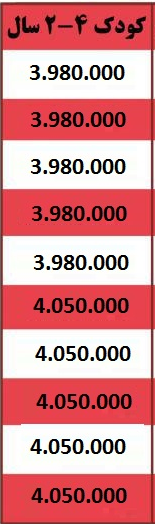
#> input picture sample/orig/01-col-with-border.png, 155 x 524 px, found by its file name
$ jupyter execute morph.ipynb
#> lines starting #> are read from the running program, lines starting #| are printed output that depends on the picture; after the words box and inside, x2 and y2 are one past the last pixel; in counts of white or black regions, pixels touching at a corner belong together
This notebook is heavily inspired/copypastaed from https://stackoverflow.com/questions/50829874/how-to-find-table-like-structure-in-image

[cell 1]
# core
import cv2
import matplotlib.pyplot as plt
# helpers
from pathlib import Path
import os

# This only works if there's only one table on a page
# Important parameters:
#  - morph_size
#  - min_text_height_limit
#  - max_text_height_limit
#  - cell_threshold
#  - min_columns

[cell 2]
def pre_process_image(img, save_in_file, threshold='gauss', morph_size=(3, 3), iterations=5):
    # get rid of the color
    pre = cv2.cvtColor(img, cv2.COLOR_BGR2GRAY)
    # smooth image
    pre = cv2.GaussianBlur(pre, (3,3), 0)
    # threshold
    if threshold == 'gauss':
        pre = cv2.adaptiveThreshold(pre, 255, cv2.ADAPTIVE_THRESH_GAUSSIAN_C,
                            cv2.THRESH_BINARY, 11, 5)
    elif threshold == 'otsu':
        # Otsu threshold
        pre = cv2.threshold(pre, 250, 255, cv2.THRESH_BINARY + cv2.THRESH_OTSU)[1]
    # dilate the text to make it solid spot
    cpy = pre.copy()
    struct = cv2.getStructuringElement(cv2.MORPH_RECT, morph_size)
    cpy = cv2.dilate(~cpy, struct, anchor=(-1, -1), iterations=iterations)
    pre = ~cpy

    if save_in_file is not None:
        cv2.imwrite(save_in_file, pre)
    return pre

[cell 3]
def find_text_boxes(pre, min_text_height_limit=6, max_text_height_limit=40):
    # Looking for the text spots contours
    contours, hierarchy = cv2.findContours(pre, cv2.RETR_LIST, cv2.CHAIN_APPROX_SIMPLE)

    # Getting the texts bounding boxes based on the text size assumptions
    boxes = []
    for contour in contours:
        box = cv2.boundingRect(contour)
        h = box[3]

        if min_text_height_limit < h < max_text_height_limit:
            boxes.append(box)

    return boxes

[cell 4]
def find_table_in_boxes(boxes, cell_threshold=10, min_columns=2):
    rows = {}
    cols = {}

    # Clustering the bounding boxes by their positions
    for box in boxes:
        (x, y, w, h) = box
        col_key = x // cell_threshold
        row_key = y // cell_threshold
        cols[row_key] = [box] if col_key not in cols else cols[col_key] + [box]
        rows[row_key] = [box] if row_key not in rows else rows[row_key] + [box]

    # Filtering out the clusters having less than 2 cols
    table_cells = list(filter(lambda r: len(r) >= min_columns, rows.values()))
    # Sorting the row cells by x coord
    table_cells = [list(sorted(tb)) for tb in table_cells]
    # Sorting rows by the y coord
    table_cells = list(sorted(table_cells, key=lambda r: r[0][1]))

    return table_cells

[cell 5]
def build_lines(table_cells):
    if table_cells is None or len(table_cells) <= 0:
        return [], []

    max_last_col_width_row = max(table_cells, key=lambda b: b[-1][2])
    max_x = max_last_col_width_row[-1][0] + max_last_col_width_row[-1][2]

    min_x = max(table_cells, key=lambda b: b[-1][2])[-1][0]

    max_last_row_height_box = max(table_cells[-1], key=lambda b: b[3])
    max_y = max_last_row_height_box[1] + max_last_row_height_box[3]

    hor_lines = []
    ver_lines = []

    for box in table_cells:
        x = box[0][0]
        y = box[0][1]
        hor_lines.append((min_x, y, max_x, y))

    for box in table_cells[0]:
        x = box[0]
        y = box[1]
        ver_lines.append((min_x, y, min_x, max_y))

    (x, y, w, h) = table_cells[0][-1]
    ver_lines.append((max_x, y, max_x, max_y))
    (x, y, w, h) = table_cells[0][0]
    hor_lines.append((min_x, max_y, max_x, max_y))

    return hor_lines, ver_lines

[cell 6]
in_file = Path('sample/orig/01-col-with-border.png').as_posix()
pre_file = Path('notebooks/03-pre.jpg').as_posix()
out_file = Path('notebooks/03-final.jpg').as_posix()

img = cv2.imread(in_file)
#> img is the input picture: shape (524, 155, 3); mean B, G, R 142.1, 138.5, 213.9

pre_processed = pre_process_image(img, pre_file, threshold='gauss', morph_size=(3, 3), iterations=3)
#> in pre_process_image, `pre = cv2.adaptiveThreshold(pre, 255, cv2.ADAPTIVE_THRESH_GAUSSIAN_C, ..`:
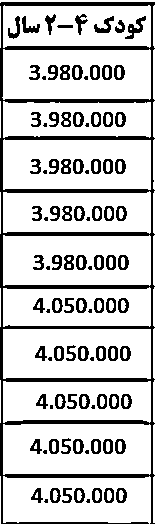
#> pre: shape (524, 155); 79.5% white; 99 black regions (20 under 20 px), largest, box (x1, y1, x2, y2) and area: (0, 2, 155, 524) 8887, (125, 16, 146, 39) 176, (94, 16, 114, 33) 144
#> in pre_process_image, `cpy = cv2.dilate(~cpy, struct, anchor=(-1, -1), iterations=iterations)`: cpy: shape (524, 155); 56.6% white; 13 black regions (1 under 20 px), largest, box (x1, y1, x2, y2) and area: (6, 427, 148, 471) 4195, (6, 332, 148, 375) 4078, (6, 143, 148, 186) 4048
#> in pre_process_image, `pre = ~cpy`: pre: shape (524, 155); 43.4% white; 13 white regions (1 under 20 px)
text_boxes = find_text_boxes(pre_processed, min_text_height_limit=6, max_text_height_limit=40)
#> in find_text_boxes, `contours, hierarchy = cv2.findContours(pre, cv2.RETR_LIST, cv2.CHAIN_A..`: contours = 23 contours, 1 with area under 20; largest, box (x1, y1, x2, y2) and area: (6, 427, 148, 471) 6039, (6, 332, 148, 375) 5922, (6, 239, 148, 282) 5922, (6, 143, 148, 186) 5922, (6, 53, 148, 96) 5922
#> the loop in find_text_boxes, `for contour in contours:` made 23 passes
#> (box, h) on passes 1, 2, 3, 4, 5, 6, 7, 9, 10, 11, 13, 15: ((27, 484, 104, 23), 23), ((6, 481, 142, 39), 39), ((26, 434, 104, 24), 24), ((6, 427, 142, 44), 44), ((32, 390, 104, 23), 23), ((6, 385, 142, 33), 33), ((31, 341, 104, 24), 24), ((29, 294, 104, 23), 23), ((6, 292, 142, 31), 31), ((29, 251, 104, 23), 23), ((28, 202, 103, 23), 23), ((26, 155, 104, 23), 23)
#> (contour, box, h) on passes 8, 12, 14, 16, 20: ([[6, 332], [6, 374], [147, 374], [147, 332]], (6, 332, 142, 43), 43), ([[6, 239], [6, 281], [147, 281], [147, 239]], (6, 239, 142, 43), 43), ([[6, 196], [6, 228], [147, 228], [147, 196]], (6, 196, 142, 33), 33), ([[6, 143], [6, 185], [147, 185], [147, 143]], (6, 143, 142, 43), 43), ([[6, 53], [6, 95], [147, 95], [147, 53]], (6, 53, 142, 43), 43)
#> after the loop in find_text_boxes, `for contour in contours:`: boxes = 17 items, first 6: (27, 484, 104, 23), (6, 481, 142, 39), (26, 434, 104, 24), (32, 390, 104, 23), (6, 385, 142, 33), (31, 341, 104, 24)
#> text_boxes has the same summary as boxes in find_text_boxes
cells = find_table_in_boxes(text_boxes, cell_threshold=10, min_columns=1)
#> the loop in find_table_in_boxes, `for box in boxes:` made 17 passes
#> (x, y, w, h, col_key, row_key) on passes 1 to 12: (27, 484, 104, 23, 2, 48), (6, 481, 142, 39, 0, 48), (26, 434, 104, 24, 2, 43), (32, 390, 104, 23, 3, 39), (6, 385, 142, 33, 0, 38), (31, 341, 104, 24, 3, 34), (29, 294, 104, 23, 2, 29), (6, 292, 142, 31, 0, 29), (29, 251, 104, 23, 2, 25), (28, 202, 103, 23, 2, 20), (6, 196, 142, 33, 0, 19), (26, 155, 104, 23, 2, 15)
#> after the loop in find_table_in_boxes, `for box in boxes:`: cols = 14 items
#> cells = 14 items
hor_lines, ver_lines = build_lines(cells)
#> in build_lines, `max_last_col_width_row = max(table_cells, key=lambda b: b[-1][2])`: max_last_col_width_row = [(6, 9, 142, 16)]
#> in build_lines, `max_x = max_last_col_width_row[-1][0] + max_last_col_width_row[-1][2]`: max_x = 148
#> in build_lines, `min_x = max(table_cells, key=lambda b: b[-1][2])[-1][0]`: min_x = 6
#> in build_lines, `max_last_row_height_box = max(table_cells[-1], key=lambda b: b[3])`: max_last_row_height_box = (6, 481, 142, 39)
#> in build_lines, `max_y = max_last_row_height_box[1] + max_last_row_height_box[3]`: max_y = 520
#> the loop in build_lines, `for box in table_cells:` made 14 passes
#> (box, x, y) on passes 1 to 12: ([(6, 9, 142, 16)], 6, 9), ([(6, 24, 142, 19)], 6, 24), ([(25, 61, 104, 23)], 25, 61), ([(6, 105, 142, 28), (27, 108, 103, 23)], 6, 105), ([(26, 155, 104, 23)], 26, 155), ([(6, 196, 142, 33)], 6, 196), ([(28, 202, 103, 23)], 28, 202), ([(29, 251, 104, 23)], 29, 251), ([(6, 292, 142, 31), (29, 294, 104, 23)], 6, 292), ([(31, 341, 104, 24)], 31, 341), ([(6, 385, 142, 33)], 6, 385), ([(32, 390, 104, 23)], 32, 390)
#> after the loop in build_lines, `for box in table_cells:`: hor_lines = 14 items, first 6: (6, 9, 148, 9), (6, 24, 148, 24), (6, 61, 148, 61), (6, 105, 148, 105), (6, 155, 148, 155), (6, 196, 148, 196)
#> the loop in build_lines, `for box in table_cells[0]:` made 1 pass
#> after the loop in build_lines, `for box in table_cells[0]:`: ver_lines = [(6, 9, 6, 520)]
#> in build_lines, `(x, y, w, h) = table_cells[0][-1]`: w = 142; h = 16
#> hor_lines = 15 items, first 6: (6, 9, 148, 9), (6, 24, 148, 24), (6, 61, 148, 61), (6, 105, 148, 105), (6, 155, 148, 155), (6, 196, 148, 196); ver_lines = [(6, 9, 6, 520), (148, 9, 148, 520)]

# Visualize the result
vis = img.copy()

# for box in text_boxes:
#     (x, y, w, h) = box
#     cv2.rectangle(vis, (x, y), (x + w - 2, y + h - 2), (0, 255, 0), 1)

for line in hor_lines:
    [x1, y1, x2, y2] = line
    cv2.line(vis, (x1, y1), (x2, y2), (0, 0, 255), 1)
#> this loop made 15 passes
#> (line, y1, y2) on passes 1 to 12: ((6, 9, 148, 9), 9, 9), ((6, 24, 148, 24), 24, 24), ((6, 61, 148, 61), 61, 61), ((6, 105, 148, 105), 105, 105), ((6, 155, 148, 155), 155, 155), ((6, 196, 148, 196), 196, 196), ((6, 202, 148, 202), 202, 202), ((6, 251, 148, 251), 251, 251), ((6, 292, 148, 292), 292, 292), ((6, 341, 148, 341), 341, 341), ((6, 385, 148, 385), 385, 385), ((6, 390, 148, 390), 390, 390)
#> vis: shape (524, 155, 3); 2.64% of pixels changed, all inside (x1, y1, x2, y2) = (6, 9, 149, 521)

for line in ver_lines:
    [x1, y1, x2, y2] = line
    cv2.line(vis, (x1, y1), (x2, y2), (0, 0, 255), 1)
#> this loop made 2 passes
#> vis: shape (524, 155, 3); mean B, G, R 136.6, 133.2, 214.6

cv2.imwrite(out_file, vis)

# show pre and output images side by side
fig = plt.figure(figsize=(12, 12))
ax = fig.add_subplot(1, 2, 1)
ax.imshow(plt.imread(pre_file), cmap='gray')
ax.set_title('preprocessed')
ax = fig.add_subplot(1, 2, 2)
ax.imshow(plt.imread(out_file), cmap='gray')
ax.set_title('final')
plt.show()

[cell 7]
in_file = Path('sample/orig/03-col-wo-border.png').as_posix()
pre_file = Path('notebooks/03-pre.jpg').as_posix()
out_file = Path('notebooks/03-final.jpg').as_posix()

img = cv2.imread(in_file)
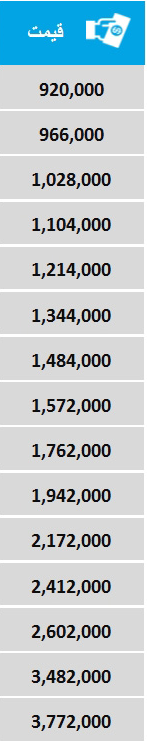
#> input picture sample/orig/03-col-wo-border.png, 147 x 741 px, found by its file name
#> img is the input picture: shape (741, 147, 3); mean B, G, R 208.4, 203.4, 191.1

pre_processed = pre_process_image(img, pre_file, threshold='otsu', morph_size=(3, 3), iterations=3)
#> call 2 of pre_process_image, with save_in_file = 'notebooks/03-pre.jpg', threshold = 'otsu', morph_size = (3, 3), iterations = 3
#> in pre_process_image (call 2), `pre = cv2.threshold(pre, 250, 255, cv2.THRESH_BINARY + cv2.THRESH_OTSU..`:
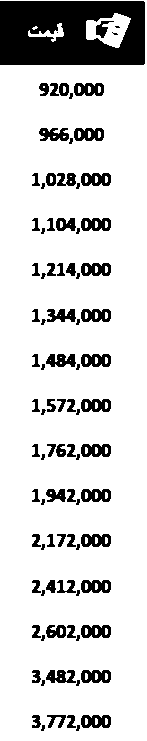
#> pre: shape (741, 147); 83.9% white; 92 black regions (31 under 20 px), largest, box (x1, y1, x2, y2) and area: (0, 1, 145, 65) 8018, (74, 83, 104, 96) 290, (74, 128, 104, 141) 290
#> in pre_process_image (call 2), `struct = cv2.getStructuringElement(cv2.MORPH_RECT, morph_size)`: struct = [[1, 1, 1], [1, 1, 1], [1, 1, 1]]
#> in pre_process_image (call 2), `cpy = cv2.dilate(~cpy, struct, anchor=(-1, -1), iterations=iterations)`:
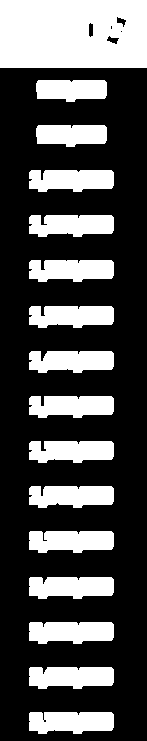
#> cpy: shape (741, 147); 31% white; 16 white regions, largest, box (x1, y1, x2, y2) and area: (0, 0, 147, 68) 9846, (29, 622, 114, 644) 1648, (29, 712, 114, 734) 1643
#> in pre_process_image (call 2), `pre = ~cpy`: pre: shape (741, 147); 69% white; 16 black regions
text_boxes = find_text_boxes(pre_processed, min_text_height_limit=6, max_text_height_limit=40)
#> in find_text_boxes (call 2), `contours, hierarchy = cv2.findContours(pre, cv2.RETR_LIST, cv2.CHAIN_A..`: contours = 21 contours, 2 with area under 20; largest, box (x1, y1, x2, y2) and area: (0, 68, 147, 741) 98112, (28, 711, 115, 735) 1757, (28, 621, 115, 645) 1755, (28, 530, 115, 554) 1754, (28, 666, 115, 690) 1748
#> the loop in find_text_boxes (call 2), `for contour in contours:` made 21 passes
#> (box, h) on passes 1 to 12: ((28, 711, 87, 24), 24), ((28, 666, 87, 24), 24), ((28, 621, 87, 24), 24), ((28, 576, 87, 24), 24), ((28, 530, 87, 24), 24), ((28, 485, 87, 24), 24), ((28, 440, 87, 24), 24), ((28, 395, 87, 24), 24), ((28, 350, 87, 24), 24), ((28, 305, 87, 24), 24), ((28, 259, 87, 24), 24), ((28, 214, 87, 24), 24)
#> (contour, box, h) on passes 16, 19: ([[0, 68], [0, 740], [146, 740], [146, 68]], (0, 68, 147, 673), 673), ([[111, 26], [111, 28]], (111, 26, 1, 3), 3)
#> text_boxes = 18 items, first 6: (28, 711, 87, 24), (28, 666, 87, 24), (28, 621, 87, 24), (28, 576, 87, 24), (28, 530, 87, 24), (28, 485, 87, 24)
cells = find_table_in_boxes(text_boxes, cell_threshold=10, min_columns=1)
#> the loop in find_table_in_boxes (call 2), `for box in boxes:` made 18 passes
#> (x, y, w, h, col_key, row_key) on passes 1 to 12: (28, 711, 87, 24, 2, 71), (28, 666, 87, 24, 2, 66), (28, 621, 87, 24, 2, 62), (28, 576, 87, 24, 2, 57), (28, 530, 87, 24, 2, 53), (28, 485, 87, 24, 2, 48), (28, 440, 87, 24, 2, 44), (28, 395, 87, 24, 2, 39), (28, 350, 87, 24, 2, 35), (28, 305, 87, 24, 2, 30), (28, 259, 87, 24, 2, 25), (28, 214, 87, 24, 2, 21)
#> cells = 18 items
hor_lines, ver_lines = build_lines(cells)
#> the loop in build_lines (call 2), `for box in table_cells:` made 18 passes
#> (box, x, y) on passes 1 to 12: ([(117, 17, 9, 10)], 117, 17), ([(89, 23, 4, 14)], 89, 23), ([(107, 36, 12, 8)], 107, 36), ([(35, 79, 73, 24)], 35, 79), ([(35, 124, 73, 24)], 35, 124), ([(28, 169, 87, 24)], 28, 169), ([(28, 214, 87, 24)], 28, 214), ([(28, 259, 87, 24)], 28, 259), ([(28, 305, 87, 24)], 28, 305), ([(28, 350, 87, 24)], 28, 350), ([(28, 395, 87, 24)], 28, 395), ([(28, 440, 87, 24)], 28, 440)
#> the loop in build_lines (call 2), `for box in table_cells[0]:` made 1 pass
#> hor_lines = 19 items, first 6: (28, 17, 115, 17), (28, 23, 115, 23), (28, 36, 115, 36), (28, 79, 115, 79), (28, 124, 115, 124), (28, 169, 115, 169); ver_lines = [(28, 17, 28, 735), (115, 17, 115, 735)]

# Visualize the result
vis = img.copy()

# for box in text_boxes:
#     (x, y, w, h) = box
#     cv2.rectangle(vis, (x, y), (x + w - 2, y + h - 2), (0, 255, 0), 1)

for line in hor_lines:
    [x1, y1, x2, y2] = line
    cv2.line(vis, (x1, y1), (x2, y2), (0, 0, 255), 1)
#> this loop made 19 passes
#> (line, y1, y2) on passes 1 to 12: ((28, 17, 115, 17), 17, 17), ((28, 23, 115, 23), 23, 23), ((28, 36, 115, 36), 36, 36), ((28, 79, 115, 79), 79, 79), ((28, 124, 115, 124), 124, 124), ((28, 169, 115, 169), 169, 169), ((28, 214, 115, 214), 214, 214), ((28, 259, 115, 259), 259, 259), ((28, 305, 115, 305), 305, 305), ((28, 350, 115, 350), 350, 350), ((28, 395, 115, 395), 395, 395), ((28, 440, 115, 440), 440, 440)
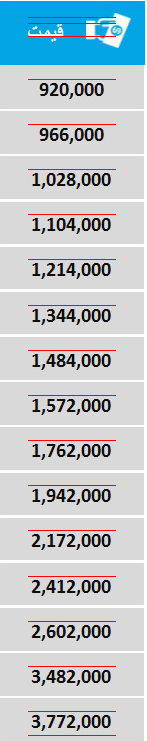
#> vis: shape (741, 147, 3); 1.53% of pixels changed, all inside (x1, y1, x2, y2) = (28, 17, 116, 736)

for line in ver_lines:
    [x1, y1, x2, y2] = line
    cv2.line(vis, (x1, y1), (x2, y2), (0, 0, 255), 1)
#> this loop made 2 passes
#> vis: shape (741, 147, 3); 1.29% of pixels changed, all inside (x1, y1, x2, y2) = (28, 18, 116, 735)

cv2.imwrite(out_file, vis)

# show pre and output images side by side
fig = plt.figure(figsize=(12, 12))
ax = fig.add_subplot(1, 2, 1)
ax.imshow(plt.imread(pre_file), cmap='gray')
ax.set_title('preprocessed')
ax = fig.add_subplot(1, 2, 2)
ax.imshow(plt.imread(out_file), cmap='gray')
ax.set_title('final')
plt.show()

[cell 8]
in_file = Path('sample/orig/05-col-wo-border.png').as_posix()
pre_file = Path('notebooks/03-pre.jpg').as_posix()
out_file = Path('notebooks/03-final.jpg').as_posix()

img = cv2.imread(in_file)
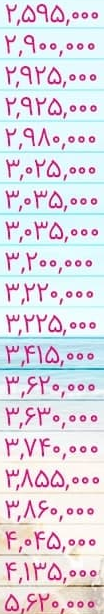
#> input picture sample/orig/05-col-wo-border.png, 104 x 614 px, found by its file name
#> img is the input picture: shape (614, 104, 3); mean B, G, R 228.4, 218.3, 223.4

pre_processed = pre_process_image(img, pre_file, threshold='otsu', morph_size=(3, 3), iterations=3)
#> call 3 of pre_process_image, with save_in_file = 'notebooks/03-pre.jpg', threshold = 'otsu', morph_size = (3, 3), iterations = 3
#> in pre_process_image (call 3), `pre = cv2.threshold(pre, 250, 255, cv2.THRESH_BINARY + cv2.THRESH_OTSU..`: pre: shape (614, 104); 83.2% white; 194 black regions (51 under 20 px), largest, box (x1, y1, x2, y2) and area: (0, 360, 104, 371) 278, (35, 470, 65, 488) 272, (4, 594, 20, 612) 154
#> in pre_process_image (call 3), `cpy = cv2.dilate(~cpy, struct, anchor=(-1, -1), iterations=iterations)`:
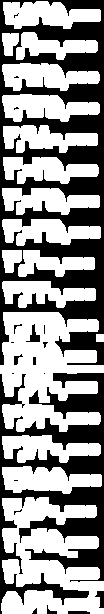
#> cpy: shape (614, 104); 57.9% white; 20 black regions (11 under 20 px), largest, box (x1, y1, x2, y2) and area: (0, 0, 104, 365) 16545, (0, 373, 104, 614) 9830, (26, 324, 40, 342) 108
#> in pre_process_image (call 3), `pre = ~cpy`: pre: shape (614, 104); 42.1% white; 20 white regions (11 under 20 px)
text_boxes = find_text_boxes(pre_processed, min_text_height_limit=6, max_text_height_limit=40)
#> in find_text_boxes (call 3), `contours, hierarchy = cv2.findContours(pre, cv2.RETR_LIST, cv2.CHAIN_A..`: contours = 34 contours, 13 with area under 20; largest, box (x1, y1, x2, y2) and area: (0, 0, 104, 365) 33288, (0, 373, 104, 614) 12428, (1, 465, 103, 495) 2075, (2, 0, 102, 30) 2047, (1, 93, 101, 123) 2021
#> text_boxes = 21 items, first 6: (47, 605, 10, 9), (95, 591, 9, 17), (1, 465, 102, 30), (1, 434, 101, 30), (33, 357, 3, 8), (14, 354, 9, 11)
cells = find_table_in_boxes(text_boxes, cell_threshold=10, min_columns=1)
hor_lines, ver_lines = build_lines(cells)

# Visualize the result
vis = img.copy()

# for box in text_boxes:
#     (x, y, w, h) = box
#     cv2.rectangle(vis, (x, y), (x + w - 2, y + h - 2), (0, 255, 0), 1)

for line in hor_lines:
    [x1, y1, x2, y2] = line
    cv2.line(vis, (x1, y1), (x2, y2), (0, 0, 255), 1)
#> this loop made 17 passes
#> line on passes 1 to 12: (1, 0, 103, 0), (1, 32, 103, 32), (1, 62, 103, 62), (1, 93, 103, 93), (1, 124, 103, 124), (1, 156, 103, 156), (1, 187, 103, 187), (1, 218, 103, 218), (1, 249, 103, 249), (1, 280, 103, 280), (1, 324, 103, 324), (1, 354, 103, 354)
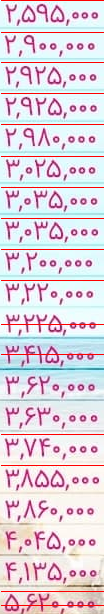
#> vis: shape (614, 104, 3); 2.58% of pixels changed, all inside (x1, y1, x2, y2) = (1, 0, 104, 606)

for line in ver_lines:
    [x1, y1, x2, y2] = line
    cv2.line(vis, (x1, y1), (x2, y2), (0, 0, 255), 1)
#> this loop made 2 passes
#> line on passes 1 to 2: (1, 0, 1, 614), (103, 0, 103, 614)
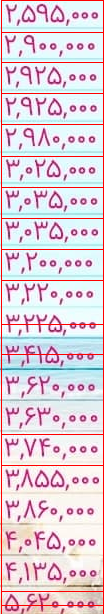
#> vis: shape (614, 104, 3); 1.87% of pixels changed, all inside (x1, y1, x2, y2) = (1, 1, 104, 614)

cv2.imwrite(out_file, vis)

# show pre and output images side by side
fig = plt.figure(figsize=(12, 12))
ax = fig.add_subplot(1, 2, 1)
ax.imshow(plt.imread(pre_file), cmap='gray')
ax.set_title('preprocessed')
ax = fig.add_subplot(1, 2, 2)
ax.imshow(plt.imread(out_file), cmap='gray')
ax.set_title('final')
plt.show()
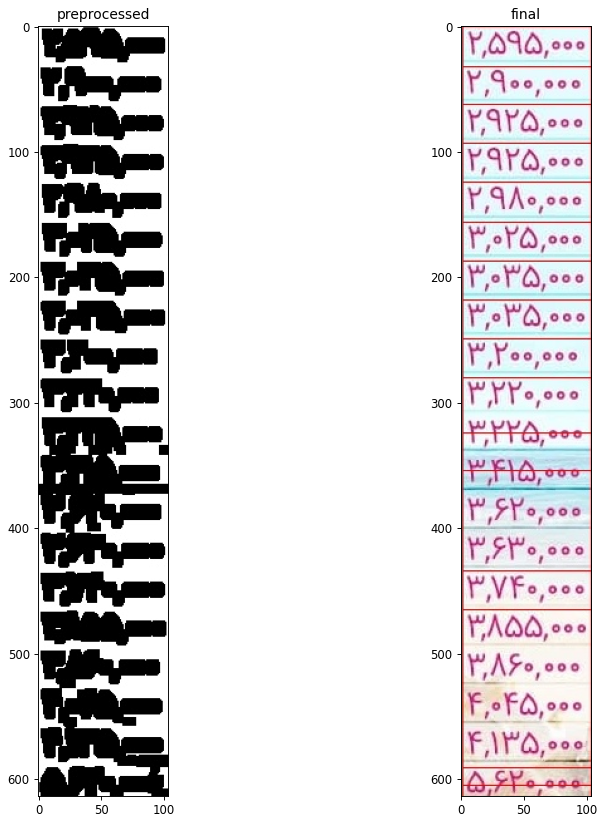
#> figure drawn by matplotlib, 2 panels
